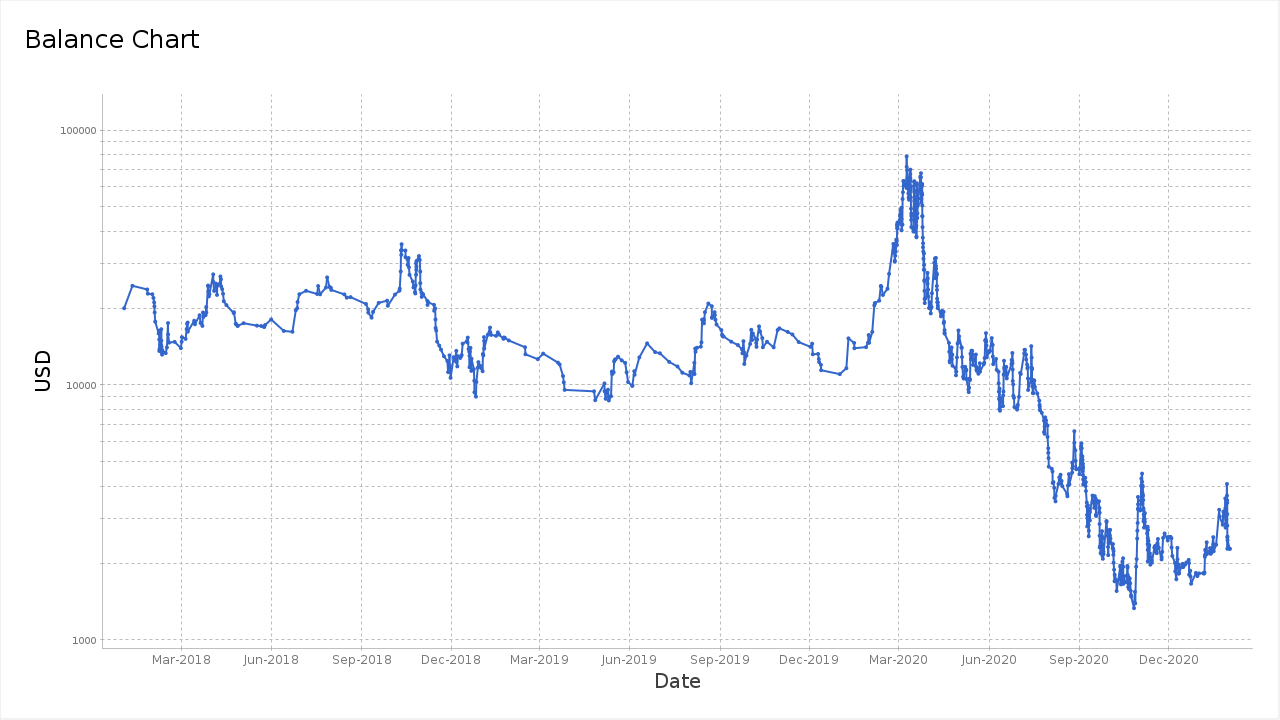
#> input picture chartreader/input/1.png, 1280 x 720 px
$ python -i yaxis.py   (imports and definitions only)
#> lines starting #> are read from the running program, lines starting #| are printed output that depends on the picture
#> further down, picture is the input picture: shape (720, 1280, 3); mean B, G, R 252.3, 250.8, 250
import math
import os

import cv2
import pytesseract
from pytesseract import Output

# THANKS WINDOWS
pytesseract.pytesseract.tesseract_cmd = r'C:\\Program Files (x86)\\Tesseract-OCR\\tesseract'


class LogAxis:
    """
        Class for 10-Logarithm-Values on YAxis

        img {cv2.image} -- input image containing yaxis
        values {[number, number]} -- list for log-values on each row/y-axis or preciser
        valuesNoOffset {[number, number]} -- list for log-values on each row/y-axis or preciser with no Offset (according to pixel values on image)
    """

    # vertical distance from y=height to x-axis. must be negated (-72 = 72 from bottom)
    originHeight = 72
    originGrayVal = 178  # grayscale value for the origin pixel

    def __init__(self, img):
        self.__img = img
        self.__gray = cv2.cvtColor(self.__img, cv2.COLOR_BGR2GRAY)
        self.__values = self.getYAxisValuesOffset()
        self.__valuesNoOffset = self.getYAxisValues()
        self.__unitSteps = self.getYAxisUnitSteps()
        self.__valuesUnitSteps = self.getPositionOfNumbers()

    def setValues(self, val):
        self.__values = val

    def getValues(self):
        return self.__values

    def delValues(self):
        del self.__values

    values = property(fget=getValues, fset=setValues, fdel=delValues, doc=None)

    def setValuesNoOffset(self, val):
        self.__valuesNoOffset = val

    def getValuesNoOffset(self):
        return self.__valuesNoOffset

    def delValuesNoOffset(self):
        del self.__valuesNoOffset

    valuesNoOffset = property(
        fget=getValuesNoOffset, fset=setValuesNoOffset, fdel=delValuesNoOffset, doc=None)

    def getOriginXPos(self):
        width = self.__gray.shape[1]

        for i in range(width):
            if self.__gray[-self.originHeight, i] == self.originGrayVal:
                return i

    def getYAxisValuesOffset(self):
        origin_x_pos = self.getOriginXPos()
        height = self.__gray.shape[0]

        axis_end_y = -1
        for i in range(height - self.originHeight, 0, -1):
            # Spalte von da y-Achse wird von unten noch oben durch gonga (Werte umdraht weil links oben = 0/0)
            # Wonn d Achse aufhead, oiso da Grauwert s erste moi weiß is
            if self.__gray[i, origin_x_pos] == 255:
                axis_end_y = i + 1
                break

        axis_values = [*range(axis_end_y, height - self.originHeight + 1)]

        return axis_values

    def getYAxisValues(self):  # relative to origin height (0 in result = -72 in image)
        values = self.getYAxisValuesOffset()

        for i in values:
            i = i - self.originHeight

        return values

    def getYAxisUnitSteps(self):
        x_pos = self.getOriginXPos() - 1

        axis_values = self.__values
        axis_values.reverse()

        unit_steps = [self.__values[0]]

        for i in axis_values:
            if self.isUnitStep(x_pos, i):
                unit_steps.append(i)

        return unit_steps

    def isUnitStep(self, x, y):
        if self.__gray[y, x] == 255:
            return False

        for i in range(1, 5):
            if self.__gray[y - i, x] != 255:
                return False

        if self.__gray[y, x - 6] == 255 and self.__gray[y, x - 8] == 255:
            return False

        return True

    def getPositionOfNumbers(self):
        resize_time = 4
        y_axis_x_pos = self.getOriginXPos()

        # Y-Value at X-Axis is 0
        values_unit_steps = {self.__values[0]: 0}

        for unit_step in self.__unitSteps:
            img = getCroppedImage(self.__img, x_starter=0, x_end=y_axis_x_pos,
                                  y_starter=unit_step - 8, y_end=unit_step + 8)
            img = cv2.resize(img, None, fx=resize_time,
                             fy=resize_time, interpolation=cv2.INTER_CUBIC)
            result = pytesseract.image_to_data(img, config='-c tessedit_char_whitelist=10.',
                                               output_type=Output.DICT)

            for i in range(0, len(result["text"])):
                number = result["text"][i]
                if number.strip() != '':
                    if number == '1.00000':
                        number = '100000'
                    number = number.rstrip('.')
                    values_unit_steps[unit_step] = number
            try:
                if values_unit_steps[unit_step]:
                    continue
            except KeyError:
                values_unit_steps[unit_step] = '1'
#> this loop made 1 pass
#> pass 1, in getPositionOfNumbers, `img = cv2.resize(img, None, fx=resize_time, fy=resize_time, interpolat..`:
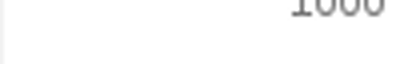
#> img: shape (64, 408, 3); min 106, max 255, mean 251.7
#> after the loop, values_unit_steps = {648: 0}

        return values_unit_steps

    def getFromGraphPosition(self, y_value):
        y_value_converted = (y_value - self.__values[0]) * -1
        return self.getValueOfPosition(y_value_converted)

    # Calculate value from y position with offset
    # [26 lines left out: function getValueOfPosition, not called in this run]


def getCroppedImage(image, x_starter, x_end, y_starter, y_end):
    return image[y_starter:y_end, x_starter:x_end]

>>> import cv2
>>> picture = cv2.imread('input/1.png')
#> (the run stopped early here; a loop or call above may not have finished)
